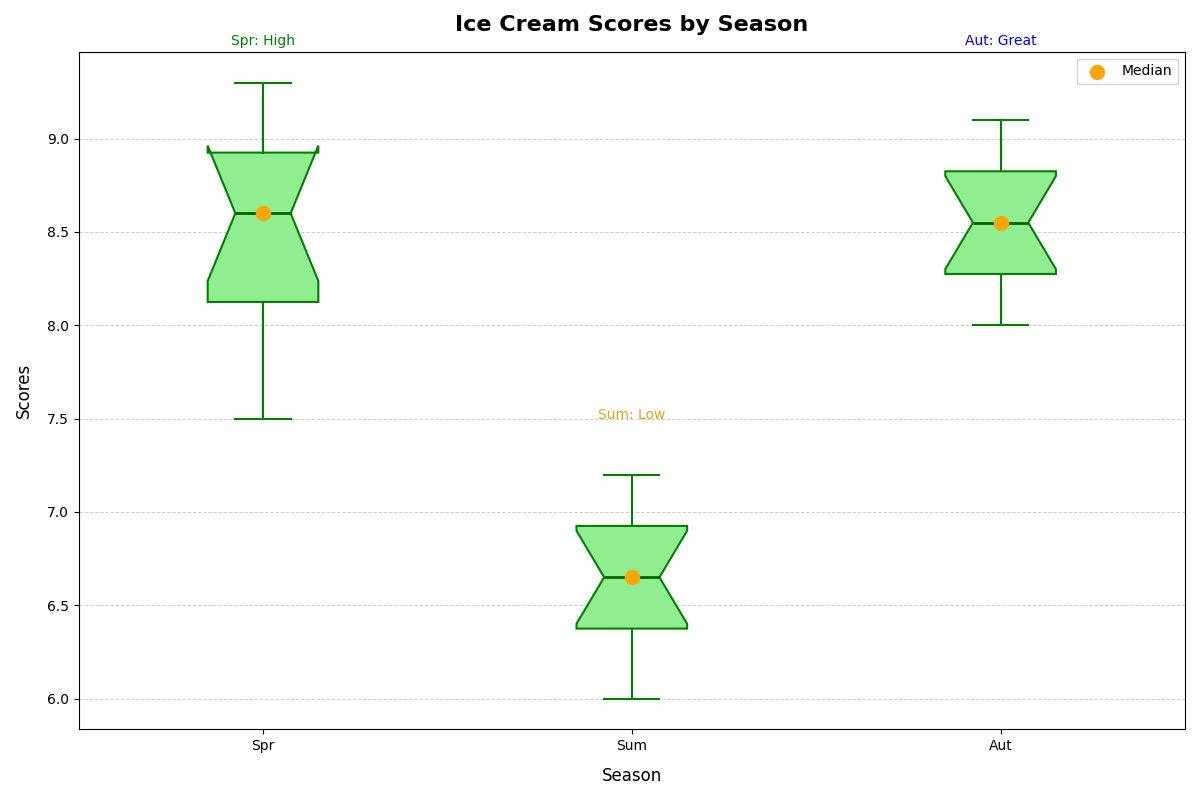

The Python source for this figure:
import matplotlib.pyplot as plt
import numpy as np

# Ice cream scores by season
spring_scores = [8.2, 8.9, 9.1, 7.8, 8.7, 9.3, 7.5, 8.5, 8.8, 9.0, 8.3, 7.9]
summer_scores = [6.5, 6.8, 7.0, 6.4, 6.1, 7.2, 6.6, 6.9, 6.7, 7.1, 6.3, 6.0]
autumn_scores = [8.8, 8.1, 8.5, 8.4, 8.7, 9.0, 8.3, 8.6, 8.9, 9.1, 8.2, 8.0]

scores_data = [spring_scores, summer_scores, autumn_scores]
median_values = [np.median(season) for season in scores_data]
season_labels = ['Spr', 'Sum', 'Aut']

fig, ax = plt.subplots(figsize=(12, 8))

# New color order for boxplots
color_order = ['lightgreen', 'lightyellow', 'lightblue']
edge_color_order = ['green', 'goldenrod', 'blue']
median_color_order = ['darkgreen', 'darkgoldenrod', 'darkblue']

# Adjust boxplot properties
bplot = ax.boxplot(scores_data, vert=True, patch_artist=True, labels=season_labels, notch=True,
                   boxprops=dict(facecolor=color_order[0], color=edge_color_order[0], linewidth=1.5),
                   whiskerprops=dict(color=edge_color_order[0], linewidth=1.5),
                   capprops=dict(color=edge_color_order[0], linewidth=1.5),
                   medianprops=dict(color=median_color_order[0], linewidth=2),
                   flierprops=dict(marker='o', markerfacecolor='red', markersize=6, linestyle='none', markeredgecolor='purple'))

ax.scatter(range(1, len(scores_data) + 1), median_values, color='orange', s=100, zorder=3, label='Median')

ax.set_title('Ice Cream Scores by Season', fontsize=16, fontweight='bold', pad=15)
ax.set_xlabel('Season', fontsize=12, labelpad=10)
ax.set_ylabel('Scores', fontsize=12, labelpad=10)

# Add custom annotations with dynamically adjusted positions
ax.text(1, 9.5, 'Spr: High', fontsize=10, color='green', ha='center')
ax.text(2, 7.5, 'Sum: Low', fontsize=10, color='goldenrod', ha='center')
ax.text(3, 9.5, 'Aut: Great', fontsize=10, color='blue', ha='center')

ax.legend(loc='upper right', fontsize=10)
ax.grid(axis='y', linestyle='--', linewidth=0.7, alpha=0.6)

plt.tight_layout()
plt.show()
